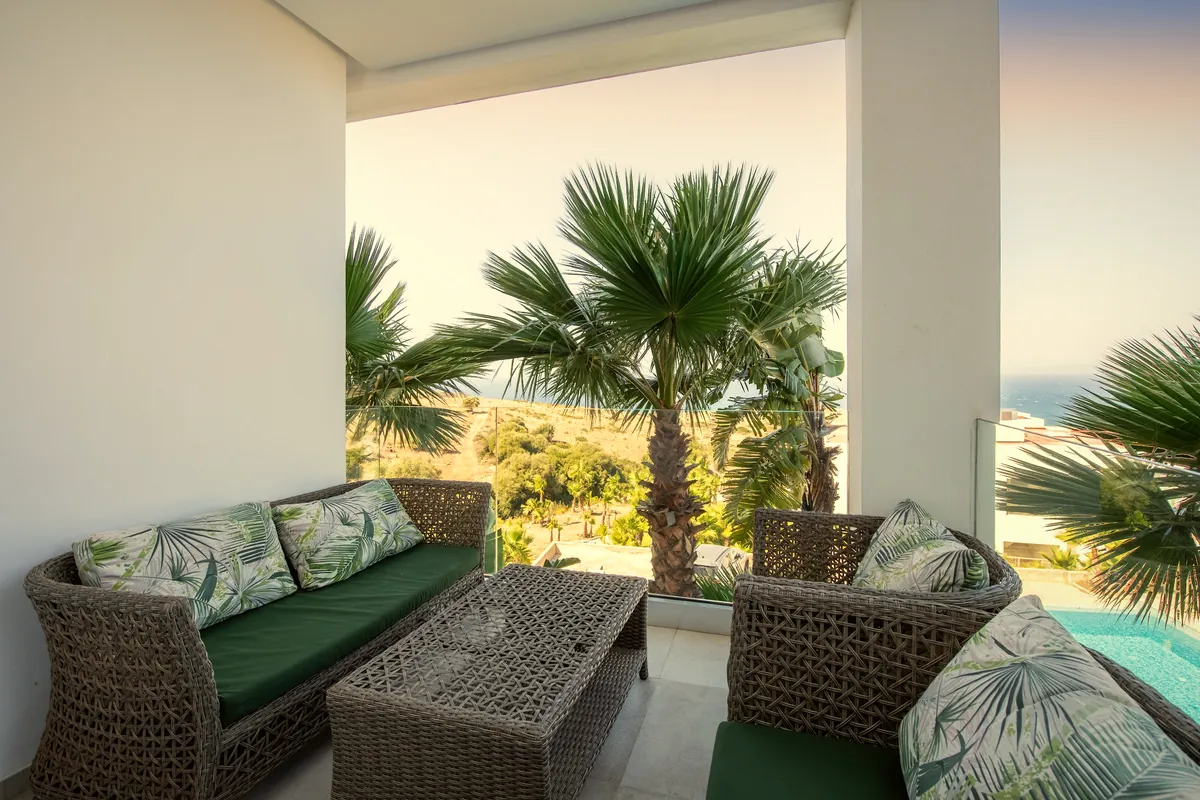
#> input picture assets/img/apt1pano-1-1200.webp, 1200 x 800 px
$ python grade.py ../assets/img/apt1pano-1-1200.webp out.png
#> lines starting #> are read from the running program, lines starting #| are printed output that depends on the picture
"""Warm golden-hour grade. usage: grade.py in out_base [--strength 1] [--sky 0] [--w 2400,1200] [--horizon 0.45]"""
import argparse
import numpy as np
from PIL import Image, ImageFilter, ImageOps

ap = argparse.ArgumentParser()
ap.add_argument("inp"); ap.add_argument("out")
ap.add_argument("--strength", type=float, default=1.0)
ap.add_argument("--sky", type=float, default=0.0)
ap.add_argument("--horizon", type=float, default=0.45)
ap.add_argument("--w", default="2400,1200")
ap.add_argument("--q", type=int, default=80)
a = ap.parse_args()

im = ImageOps.exif_transpose(Image.open(a.inp)).convert("RGB")
#> im is the input picture: PIL image 1200x800 RGB; mean R, G, B 150.5, 146.1, 120.4
maxw = max(int(v) for v in a.w.split(","))
if im.width > maxw:
    im = im.resize((maxw, round(im.height * maxw / im.width)), Image.LANCZOS)
f = np.asarray(im).astype(np.float32) / 255.0
s = a.strength
H, W = f.shape[:2]

def lum(x): return (0.2126 * x[..., 0] + 0.7152 * x[..., 1] + 0.0722 * x[..., 2])[..., None]

# 1. golden sky: blue-dominant pixels in upper frame pulled to a sunset gradient, keeping their luminance texture
if a.sky > 0:
    y = np.linspace(0, 1, H)[:, None, None]
    t = np.clip(y / a.horizon, 0, 1)
    top = np.array([0.42, 0.50, 0.68]); mid = np.array([0.93, 0.68, 0.52]); hor = np.array([1.0, 0.80, 0.55])
    grad = np.where(t < 0.6, top + (mid - top) * (t / 0.6), mid + (hor - mid) * ((t - 0.6) / 0.4))
    blue = np.clip((f[..., 2:3] - np.maximum(f[..., 0:1], f[..., 1:2] * 0.9)) * 4.0, 0, 1)
    upper = np.clip(1.15 - y / (a.horizon * 1.15), 0, 1)
    wgt = blue * upper * a.sky
    L = lum(f)
    target = grad * (0.55 + 0.75 * L)
    f = f * (1 - wgt) + target * wgt

# 2. warm white balance
f = f * np.array([1 + 0.06 * s, 1 + 0.01 * s, 1 - 0.11 * s])

# 3. split tone: amber highlights, umber shadows
L = lum(f)
hi = np.clip((L - 0.5) / 0.5, 0, 1); lo = np.clip(1 - L / 0.4, 0, 1)
f = f + hi * np.array([0.05, 0.015, -0.05]) * s + lo * np.array([0.02, 0.004, -0.02]) * s

# 4. vibrance on warm hues, slight pull on cyan
f = np.clip(f, 0, 1)
mx = f.max(-1, keepdims=True); mn = f.min(-1, keepdims=True); sat = mx - mn
#> after `sat = mx - mn`:
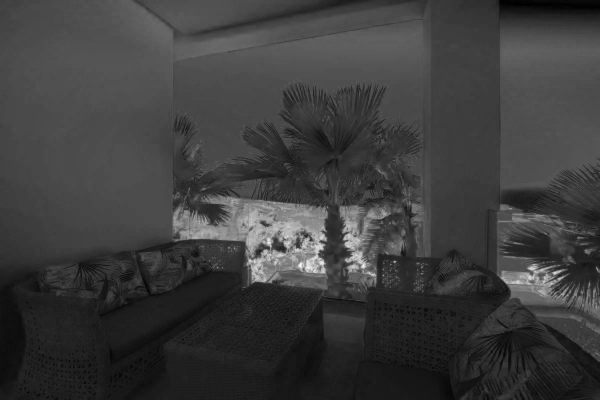
#> sat: shape (800, 1200, 1) float64 (shown at 1/2 size); min 0.00151, max 0.989, mean 0.24
warm = np.clip((f[..., 0:1] - f[..., 2:3]) * 3, 0, 1)
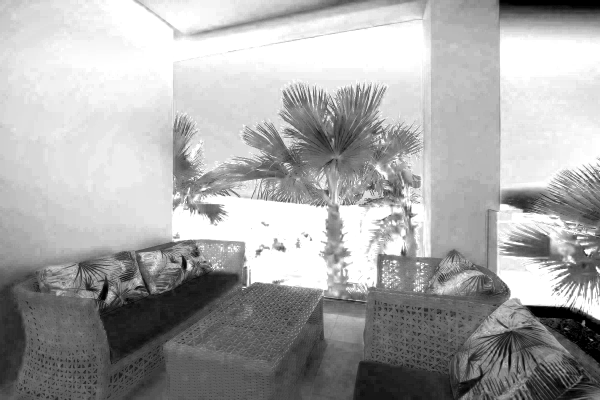
#> warm: shape (800, 1200, 1) float64 (shown at 1/2 size); min 0, max 1, mean 0.659
L = lum(f)
f = L + (f - L) * (1 + 0.18 * s * warm * (1 - sat))
cyan = np.clip((f[..., 2:3] + f[..., 1:2]) / 2 - f[..., 0:1], 0, 1) * 2
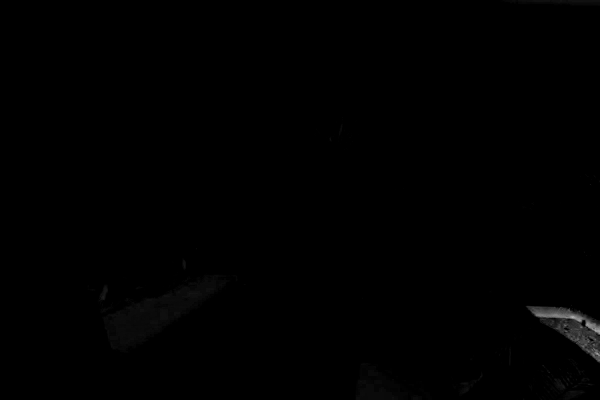
#> cyan: shape (800, 1200, 1) float64 (shown at 1/2 size); min 0, max 0.707, mean 0.00306
f = f * (1 - 0.12 * s * cyan) + (L * np.array([1.05, 0.98, 0.9])) * (0.12 * s * cyan)

# 5. contrast S curve
f = np.clip(f, 0, 1)
f = f + 0.12 * s * (f - 0.5) * (1 - np.abs(2 * f - 1))

# 6. warm bloom
img = Image.fromarray((np.clip(f, 0, 1) * 255).astype(np.uint8))
hl = np.clip((lum(f)[..., 0] - 0.65) / 0.35, 0, 1)
bl = Image.fromarray((hl * 255).astype(np.uint8)).filter(ImageFilter.GaussianBlur(radius=max(6, W / 80)))
b = np.asarray(bl).astype(np.float32)[..., None] / 255 * np.array([1.0, 0.70, 0.40]) * 0.25 * s
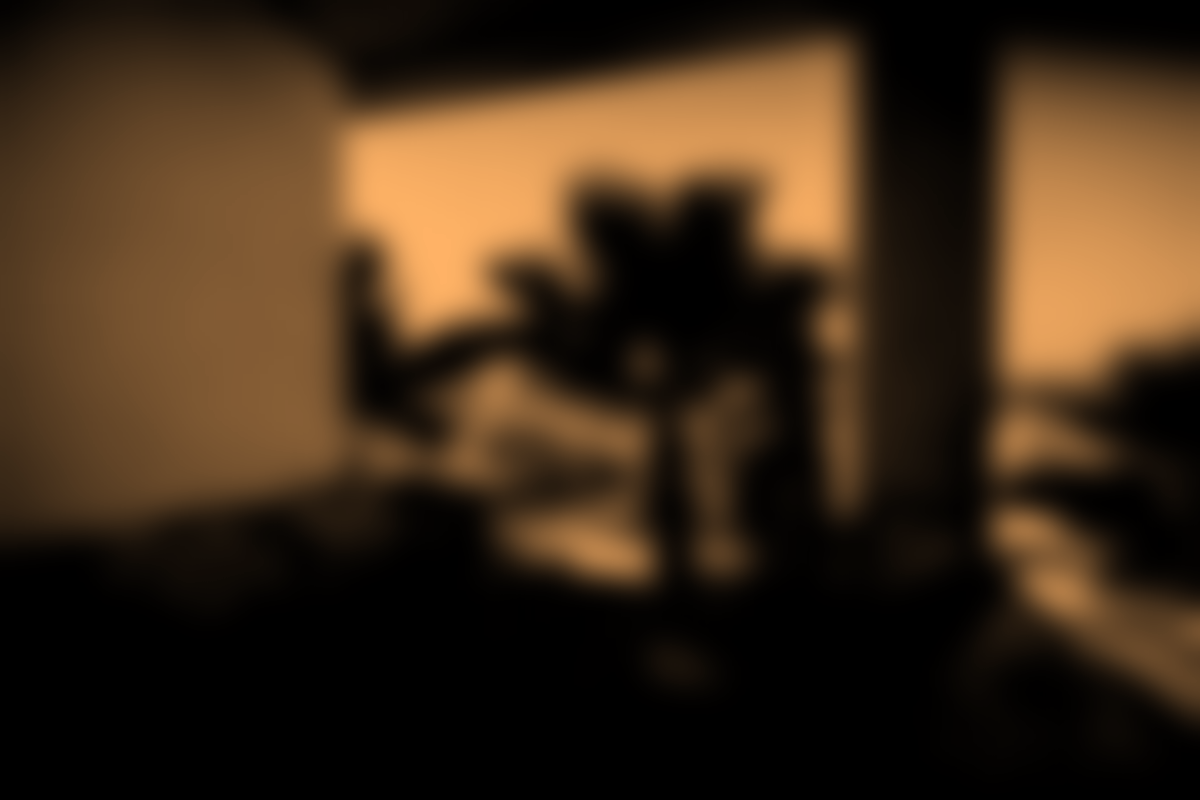
#> b: shape (800, 1200, 3) float64; mean R, G, B 0.0586, 0.0411, 0.0235; drawn with min black and max white
f = 1 - (1 - f) * (1 - b)

# 7. vignette
yy, xx = np.mgrid[0:H, 0:W]
d = np.sqrt(((xx - W / 2) / (W / 2)) ** 2 + ((yy - H / 2) / (H / 2)) ** 2)
f = f * (1 - 0.18 * s * np.clip(d - 0.6, 0, 1) ** 1.5)[..., None]

out = Image.fromarray((np.clip(f, 0, 1) * 255).astype(np.uint8))
for w in [int(v) for v in a.w.split(",")]:
    o = out if out.width <= w else out.resize((w, round(out.height * w / out.width)), Image.LANCZOS)
    o.save(f"{a.out}-{w}.webp", "WEBP", quality=a.q, method=6)
print("ok", a.out)

$ run again, on assets/img/apt1pano-3-1200.webp
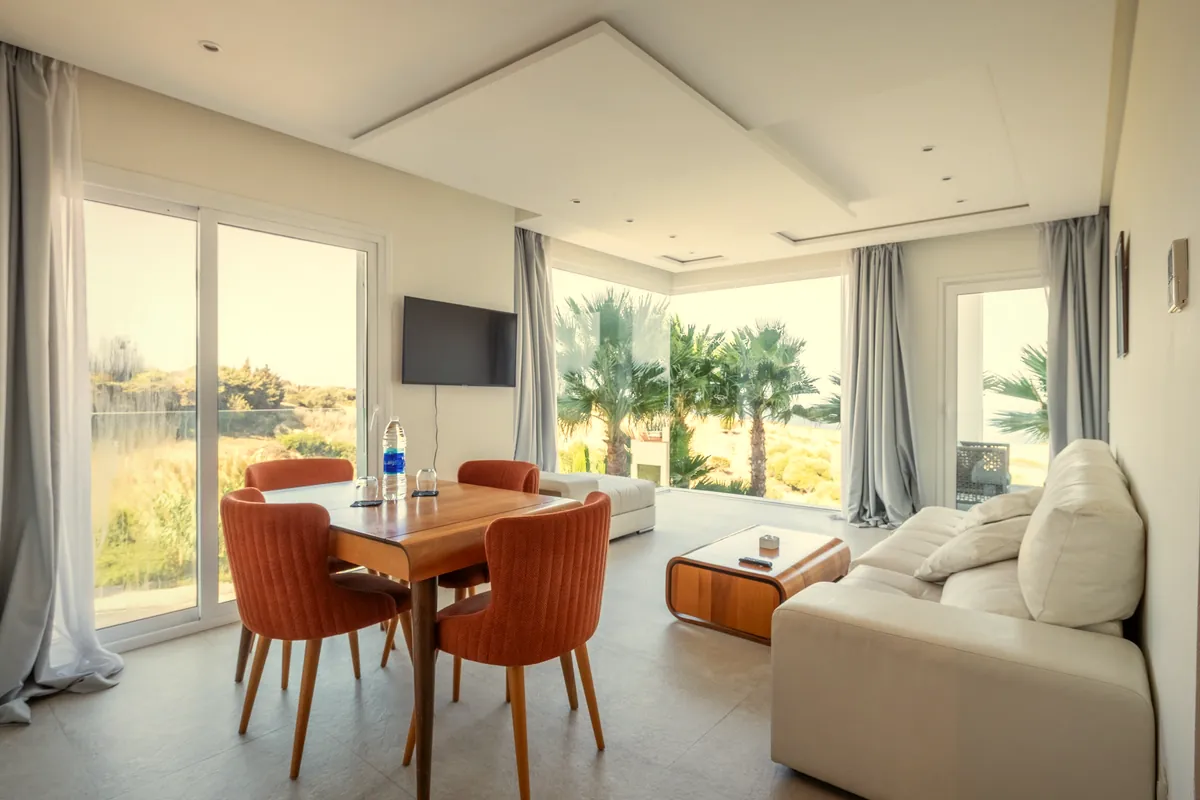
#> input picture assets/img/apt1pano-3-1200.webp, 1200 x 800 px
#> im is the input picture: PIL image 1200x800 RGB; mean R, G, B 176.9, 163.5, 136.6
#> `bl = Image.fromarray((hl * 255).astype(np.uint8)).filter(ImageFilter.G..`:
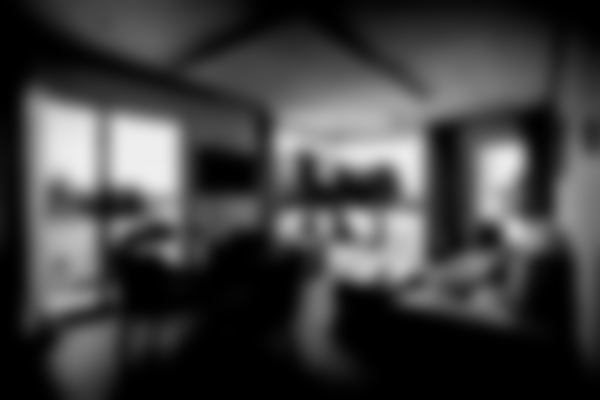
#> bl: PIL image 1200x800 L (shown at 1/2 size); min 0, max 239, mean 65.2
#> `b = np.asarray(bl).astype(np.float32)[..., None] / 255 * np.array([1.0..`:
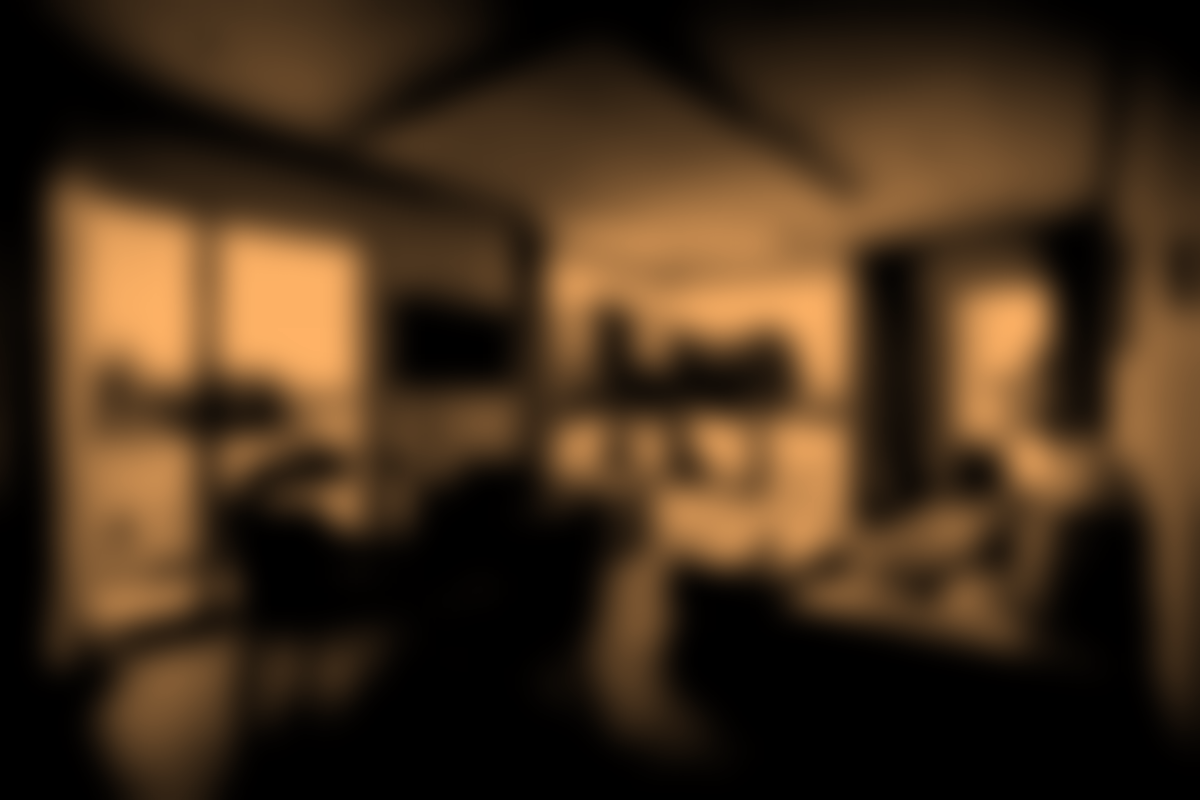
#> b: shape (800, 1200, 3) float64; mean R, G, B 0.0639, 0.0448, 0.0256; drawn with min black and max white

$ run again, on assets/img/apt1pano-4-2400.webp
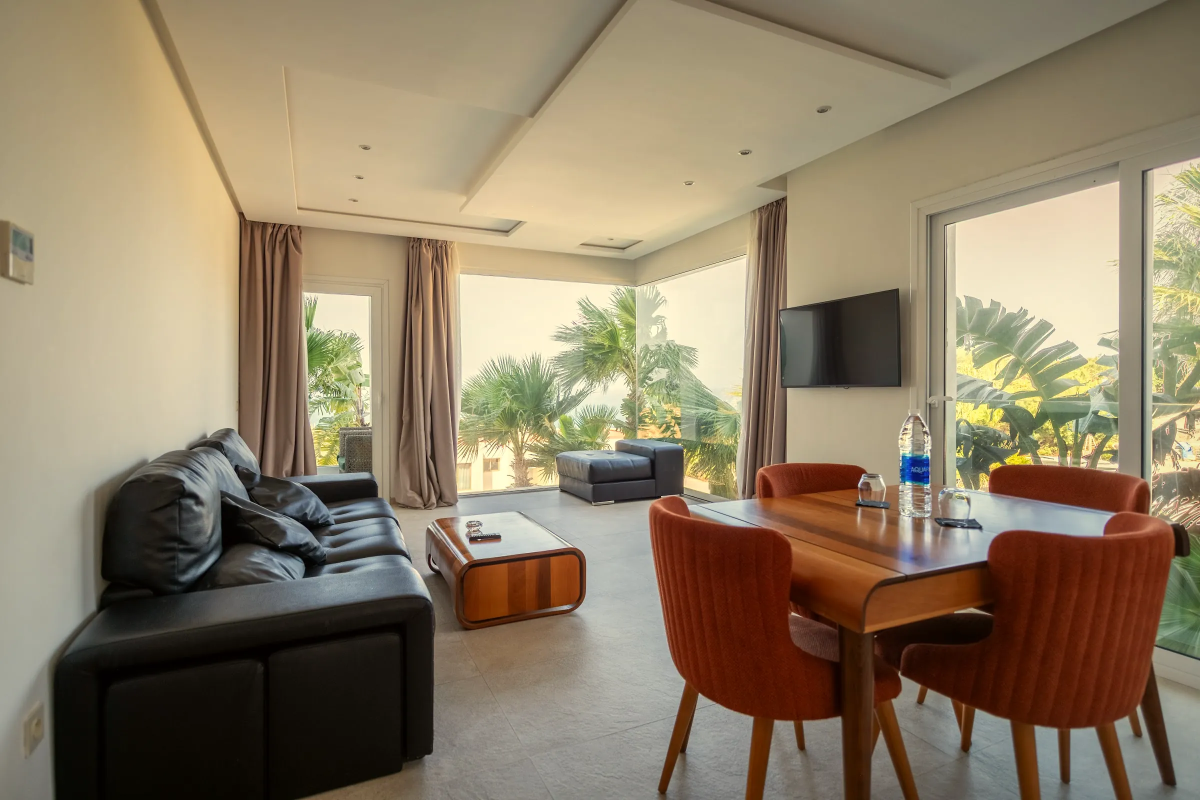
#> input picture assets/img/apt1pano-4-2400.webp, 2400 x 1600 px (shown at 1/2 size)
#> im is the input picture: PIL image 2400x1600 RGB; mean R, G, B 141.6, 126.3, 102.4
#> `warm = np.clip((f[..., 0:1] - f[..., 2:3]) * 3, 0, 1)`:
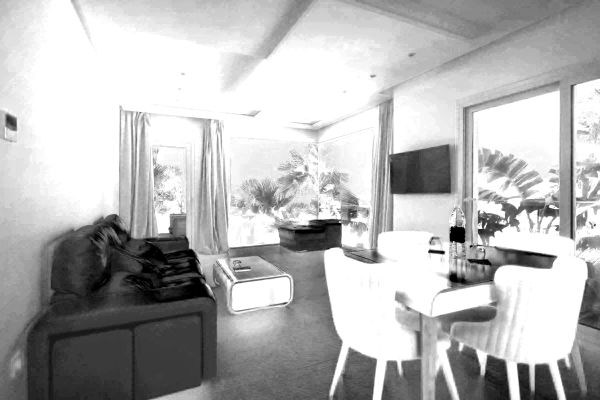
#> warm: shape (1600, 2400, 1) float64 (shown at 1/4 size); min 0, max 1, mean 0.711
#> `b = np.asarray(bl).astype(np.float32)[..., None] / 255 * np.array([1.0..`:
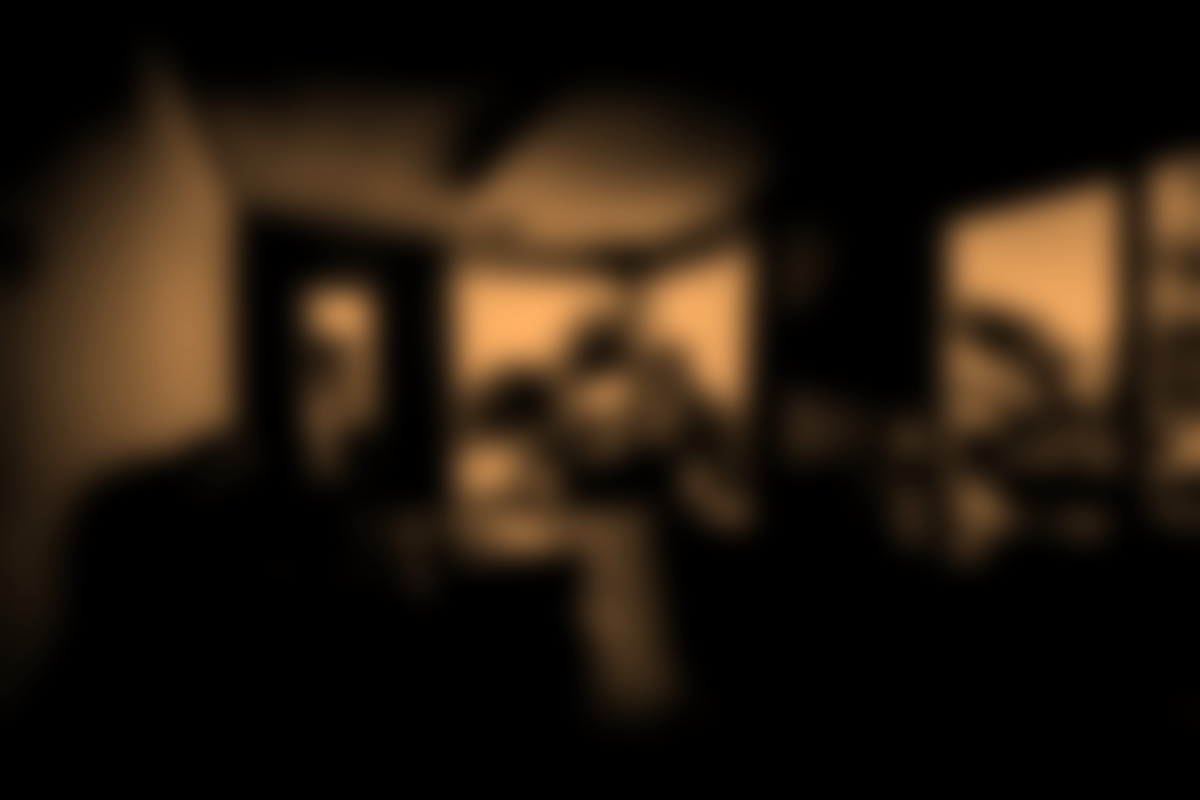
#> b: shape (1600, 2400, 3) float64 (shown at 1/2 size); mean R, G, B 0.0313, 0.0219, 0.0125; drawn with min black and max white
